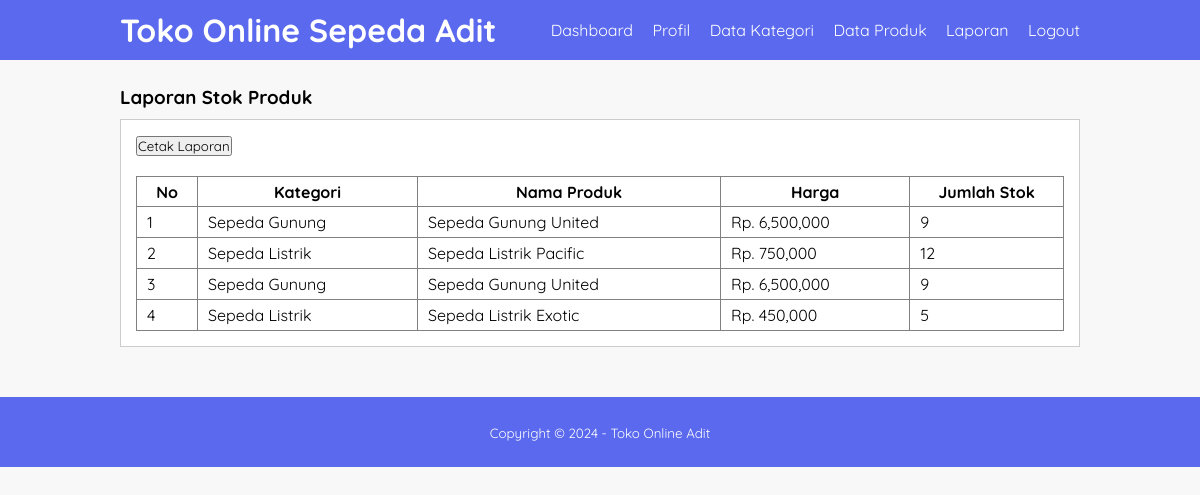
/laporan-stok.php (signed in), run on the app's committed database.
### tables this page shows
CREATE TABLE `tb_stock` (
  `product_id` int(11) NOT NULL,
  `category_id` int(11) NOT NULL,
  `category_name` varchar(100) NOT NULL,
  `product_name` varchar(100) NOT NULL,
  `product_price` int(11) NOT NULL,
  `stock_count` int(11) NOT NULL
);

### laporan-stok.php (the view, shortened to what this page needs)
<?php
	include 'database.php';
?>
<!DOCTYPE html>
<html>
<head>
	<link rel="stylesheet" type="text/css" href="css/style.css">
</head>
<body>
	<header>
		<div class="container">
			<h1><a href="dashboard.php">Toko Online Sepeda Adit</a></h1>
			<ul>
				<li><a href="dashboard.php">Dashboard</a></li>
				<li><a href="profile.php">Profil</a></li>
				<li><a href="data-kategori.php">Data Kategori</a></li>
				<li><a href="data-produk.php">Data Produk</a></li>
				<li><a href="laporan.php">Laporan</a></li>
				<li><a href="logout.php">Logout</a></li>
			</ul>
		</div>
	</header>
	<div class="section">
		<div class="container">
			<h3>Laporan Stok Produk</h3>
			<div class="box">
				<button onclick="printReport()">Cetak Laporan</button>
				<br></br>
				<table border="1" cellspacing="0" class="table">
					<thead>
						<tr>
							<th width="60px">No</th>
							<th>Kategori</th>
							<th>Nama Produk</th>
							<th>Harga</th>
							<th>Jumlah Stok</th>
						</tr>
					</thead>
					<tbody>
						<?php
							$no = 1;
							$produk = mysqli_query($conn, "SELECT * FROM tb_stock LEFT JOIN tb_category USING (category_name) ORDER BY product_id DESC");
							if(mysqli_num_rows($produk) > 0){
							while($row = mysqli_fetch_array($produk)){
						?>
						<tr>
							<td><?php echo $no++ ?></td>
							<td><?php echo $row['category_name'] ?></td>
							<td><?php echo $row['product_name'] ?></td>
							<td>Rp. <?php echo number_format($row['product_price']) ?></td>
							<td><?php echo $row['stock_count'] ?></td>
						</tr>
						<?php }}else{ ?>
							<tr>
								<td colspan="8">Tidak ada laporan stok</td>
							</tr>
						<?php } ?>
					</tbody>
				</table>
			</div>
		</div>
	</div>
	<footer>
		<div class="container">
			<small>Copyright &copy; 2024 - Toko Online Adit</small>
		</div>
	</footer>
</body>
</html>

### css/style.css (style rules this page uses)
* { padding: 0px; margin: 0px; font-family: 'Quicksand', sans-serif; }
body { background-color: #F8F8F8; }
a { color: inherit; text-decoration: none; }
header { background-color: #5A69ED; color: #FFF }
header h1 { float: left; padding: 10px 0; }
header ul { float: right; }
header ul li { display: inline-block; }
header ul li a { padding: 20px 0 20px 15px; display: inline-block; }
footer { padding: 25px 0; background-color: #5A69ED; color: #FFF; text-align: center; }
.container { width: 80%; margin: 0 auto; }
.container:after { content: ''; display: block; clear: both; }
.section { padding: 25px 0; }
.box { background-color: #FFF; border: 1px solid #CCC; padding: 15px; box-sizing: border-box; margin: 10px 0 25px 0; }
.box:after { content: ''; display: block; clear: both; }
.table { width: 100%; border-collapse: collapse; }
.table tr { height: 30px; }
.table tr td { padding: 5px 10px; }

### data on the page
tb_stock: category_name "Sepeda Gunung", product_name "Sepeda Gunung United", product_price "6,500,000", stock_count "9"
tb_stock: category_name "Sepeda Listrik", product_name "Sepeda Listrik Pacific", product_price "750,000", stock_count "12"
tb_stock: category_name "Sepeda Gunung", product_name "Sepeda Gunung United", product_price "6,500,000", stock_count "9"
tb_stock: category_name "Sepeda Listrik", product_name "Sepeda Listrik Exotic", product_price "450,000", stock_count "5"
